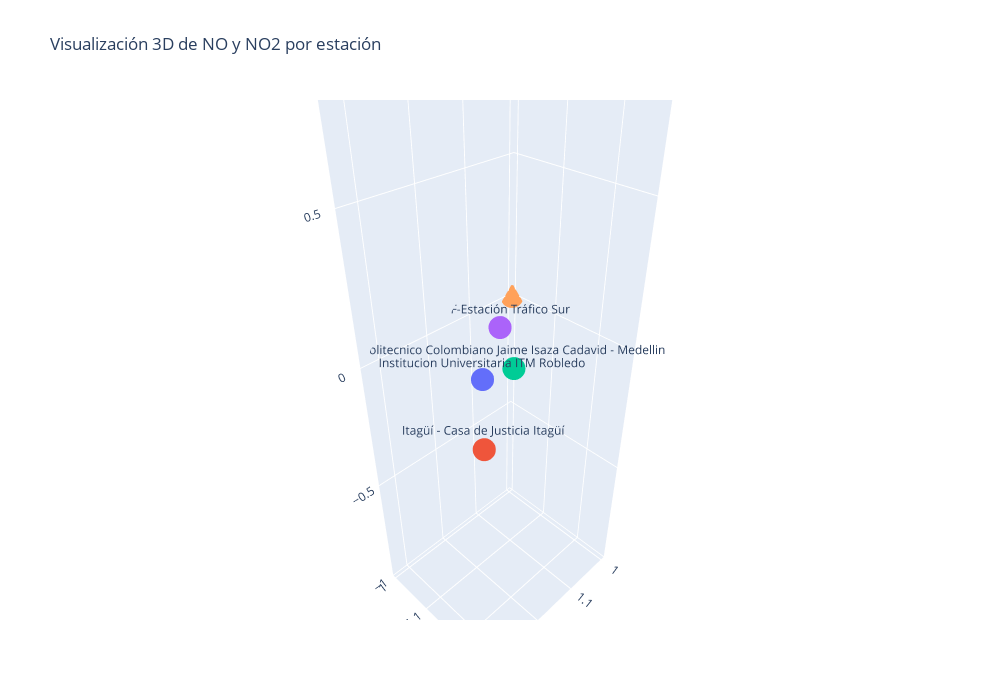

Notebook code cell kept with this figure:
### Code cell
# =========================
# 14. Dispersión 3D por estación (NO y NO2)
# =========================
from plotly.express.colors import qualitative

radar_df = df_8_estaciones.groupby(['estacion', 'parametro'])['valor'].mean().unstack().reset_index()
fig = go.Figure()
colors = qualitative.Plotly

for i, row in radar_df.iterrows():
    fig.add_trace(go.Scatter3d(
        x=[row['no']],
        y=[row['no2']],
        z=[0],
        mode='markers+text',
        marker=dict(size=8, color=colors[i % len(colors)]),
        text=row['estacion'],
        textposition='top center',
        name=row['estacion']
    ))

fig.update_layout(
    title='Visualización 3D de NO y NO2 por estación',
    width=1000,
    height=700,
    scene=dict(
        xaxis_title='NO',
        yaxis_title='NO2',
        zaxis_title='',
    ),
    showlegend=False
)
fig.show()

### Figure 1 — Plotly figure (JSON) as saved in the notebook; plotly's stock layout.template omitted (floating-point values rounded to 4 significant figures)
{"data": [{"marker": {"color": "#636EFA", "size": 8}, "mode": "markers+text", "name": "Institucion Universitaria ITM Robledo", "text": "Institucion Universitaria ITM Robledo", "textposition": "top center", "type": "scatter3d", "x": [1.219], "y": [1.149], "z": [0]}, {"marker": {"color": "#EF553B", "size": 8}, "mode": "markers+text", "name": "Itagüí - Casa de Justicia Itagüí", "text": "Itagüí - Casa de Justicia Itagüí", "textposition": "top center", "type": "scatter3d", "x": [1.326], "y": [1.264], "z": [0]}, {"marker": {"color": "#00CC96", "size": 8}, "mode": "markers+text", "name": "Politecnico Colombiano Jaime Isaza Cadavid - Medellin", "text": "Politecnico Colombiano Jaime Isaza Cadavid - Medellin", "textposition": "top center", "type": "scatter3d", "x": [1.164], "y": [1.163], "z": [0]}, {"marker": {"color": "#AB63FA", "size": 8}, "mode": "markers+text", "name": "_OFF-Estación Tráfico Sur", "text": "_OFF-Estación Tráfico Sur", "textposition": "top center", "type": "scatter3d", "x": [1.093], "y": [1.062], "z": [0]}, {"marker": {"color": "#FFA15A", "size": 8}, "mode": "markers+text", "name": "_OFF-Girardota - S.O.S Aburrá Norte", "text": "_OFF-Girardota - S.O.S Aburrá Norte", "textposition": "top center", "type": "scatter3d", "x": [1], "y": [1], "z": [0]}], "layout": {"height": 700, "scene": {"xaxis": {"title": {"text": "NO"}}, "yaxis": {"title": {"text": "NO2"}}, "zaxis": {"title": {"text": ""}}}, "showlegend": false, "title": {"text": "Visualización 3D de NO y NO2 por estación"}, "width": 1000}}
